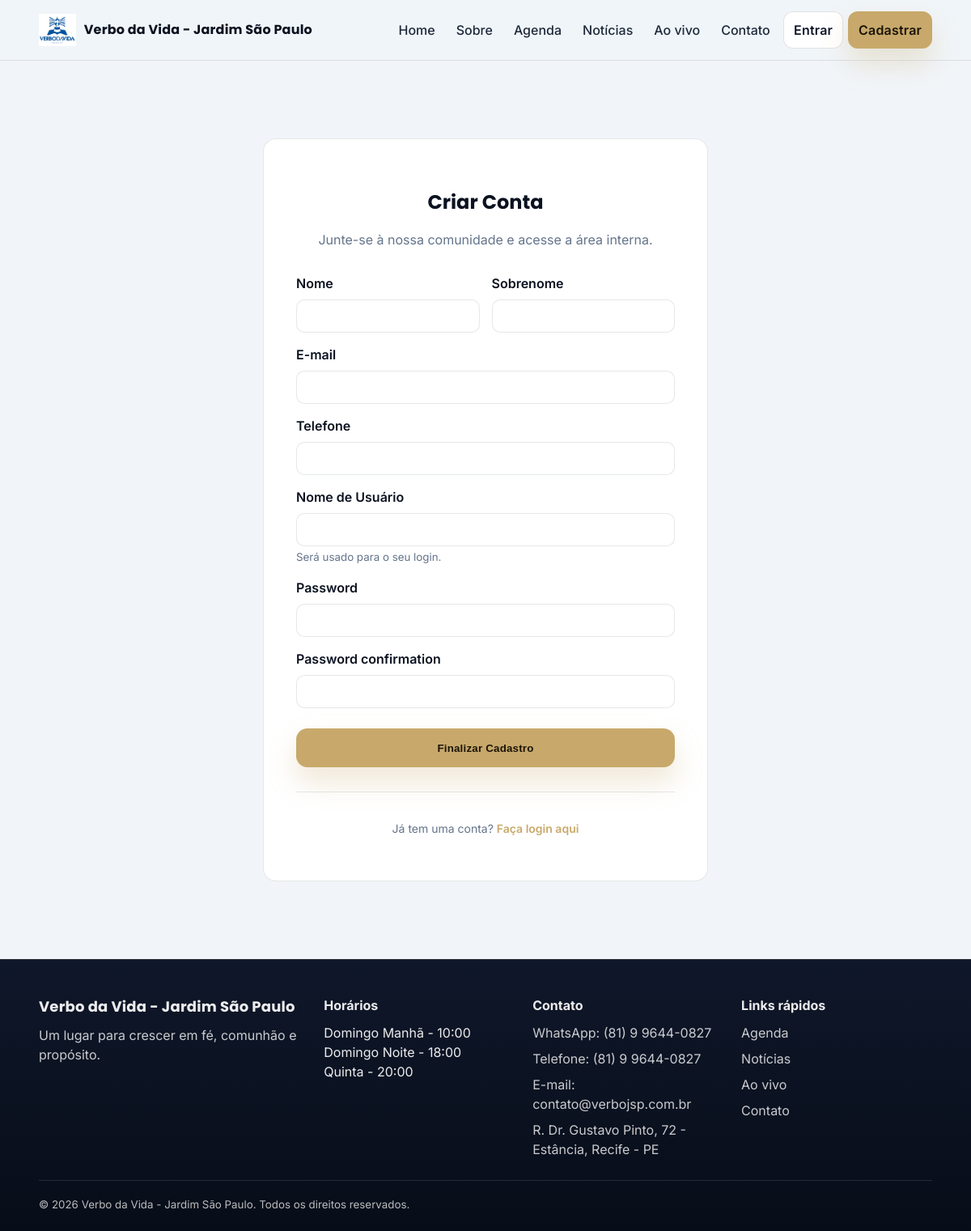
/usuarios/registro/, run on the app's committed database.
### core/models.py (models this page shows, shortened)
class SiteConfig(models.Model):
    nome_igreja = models.CharField(max_length=120, default="Verbo da Vida - Jardim São Paulo")
    Logo_img = models.ImageField("Logo", upload_to="logo/", blank=True, null=True)
    telefone = models.CharField("Telefone fixo", max_length=20, blank=True)
    whatsapp = models.CharField(
        "WhatsApp",
        max_length=20,
        blank=True,
        help_text="Ex: (81) 90000-0000",
    )
    email = models.EmailField("E-mail corporativo", blank=True)
    endereco = models.CharField(
        "Endereço completo",
        max_length=255,
        blank=True,
        help_text="Ex: R. Dr. Gustavo Pinto, 72 - Estância, Recife - PE, 50781-740",
    )
    instagram = models.URLField("Instagram", blank=True, help_text="Link completo do perfil")
    facebook = models.URLField("Facebook", blank=True, help_text="Link completo da página")
    texto_institucional = models.TextField(
        "Texto institucional curto",
        blank=True,
        help_text="Usado no rodapé ou banners pequenos. Exemplo: 'Um lugar para crescer em fé...'",
    )
    horarios_cultos = models.TextField(
        "Horários principais",
        blank=True,
        help_text="Exibidos na home e footer. Coloque um por linha. Ex: 'Domingo — 19:00'",
    )
    youtube_embed_url = models.URLField(
        "Link Ao Vivo (YouTube)",
        blank=True,
        help_text="Cole uma URL do YouTube nos formatos embed, watch ou youtu.be.",
    )
    hero_home = models.ImageField(
        "Hero da Home",
        upload_to="site/heroes/",
        blank=True,
        null=True,
        help_text="Imagem de fundo usada no topo da pagina inicial.",
    )
    hero_sobre = models.ImageField(
        "Hero do Sobre",
        upload_to="site/heroes/",
        blank=True,
        null=True,
        help_text="Imagem de fundo usada no topo da pagina Sobre.",
    )
    hero_agenda = models.ImageField(
        "Hero da Agenda",
        upload_to="site/heroes/",
        blank=True,
        null=True,
        help_text="Imagem de fundo usada no topo da pagina Agenda.",
    )
    hero_noticias = models.ImageField(
        "Hero das Noticias",
        upload_to="site/heroes/",
        blank=True,
        null=True,
        help_text="Imagem de fundo usada no topo da pagina de noticias.",
    )
    hero_ao_vivo = models.ImageField(
        "Hero do Ao Vivo",
        upload_to="site/heroes/",
        blank=True,
        null=True,
        help_text="Imagem de fundo usada no topo da pagina Ao Vivo.",
    )
    hero_contato = models.ImageField(
        "Hero do Contato",
        upload_to="site/heroes/",
        blank=True,
        null=True,
        help_text="Imagem de fundo usada no topo da pagina Contato.",
    )
    mapa_embed_url = models.URLField(
        "Link de incorporação do Google Maps",
        max_length=2000,
        blank=True,
        help_text="Cole a URL usada no iframe de incorporação do Google Maps.",
    )
    atualizado_em = models.DateTimeField(auto_now=True)
    class Meta:
        verbose_name = "Configuração do site"
        verbose_name_plural = "Configuração do site"

### usuarios/views.py (the view, shortened to what this page needs)
# urls.py: path("registro/", views.RegistroView.as_view(), name="registro"),
class RegistroView(FormView):
    template_name = "usuarios/registro.html"
    form_class = RegistroForm
    success_url = reverse_lazy("usuarios:dashboard")
    def dispatch(self, request, *args, **kwargs):
        if request.user.is_authenticated:
            return redirect("usuarios:dashboard")
        return super().dispatch(request, *args, **kwargs)

### usuarios/forms.py
class RegistroForm(UserCreationForm):
    first_name = forms.CharField(label="Nome", max_length=150, required=True)
    last_name = forms.CharField(label="Sobrenome", max_length=150, required=True)
    email = forms.EmailField(label="E-mail", required=True)
    telefone = forms.CharField(label="Telefone", max_length=20, required=False)
    class Meta(UserCreationForm.Meta):
        model = Usuario
        fields = UserCreationForm.Meta.fields + ("first_name", "last_name", "email", "telefone")
    def __init__(self, *args, **kwargs):
        super().__init__(*args, **kwargs)
        for field in self.fields:
            self.fields[field].widget.attrs.update({'class': 'form-control'})

### core/context_processors.py (called while the page is built)
def site_config(request):
    site, _ = SiteConfig.objects.get_or_create(id=1)
    return {
        "site": site
    }

### usuarios/context_processors.py (called while the page is built, shortened)
def internal_permissions(request):
    if not request.user.is_authenticated:
        return {
            "can_view_departamentos": False,
            "can_manage_departamentos": False,
            "can_manage_escalas": False,
            "can_view_infantil": False,
            "can_view_secretaria": False,
            "can_view_midia": False,
            "can_manage_eventos": False,
        }

### templates/usuarios/registro.html (shortened to what this page needs)
{% extends "base.html" %}
{% block content %}
<section class="section">
    <div class="container" style="max-width: 550px; margin: 40px auto;">
        <div style="background: white; padding: 40px; border-radius: var(--radius); border: 1px solid var(--border); shadow: var(--shadow);">
            <div style="text-align: center; margin-bottom: 30px;">
                <h1 style="font-family: 'Poppins', sans-serif; font-weight: 700; margin-bottom: 10px;">Criar Conta</h1>
                <p style="color: var(--muted);">Junte-se à nossa comunidade e acesse a área interna.</p>
            </div>
            <form method="post">
                <div style="display: grid; grid-template-columns: 1fr 1fr; gap: 15px;">
                    <div style="margin-bottom: 15px;">
                        <label for="{{ form.first_name.id_for_label }}" style="display: block; font-weight: 600; margin-bottom: 8px;">Nome</label>
                        {{ form.first_name }}
                    </div>
                    <div style="margin-bottom: 15px;">
                        <label for="{{ form.last_name.id_for_label }}" style="display: block; font-weight: 600; margin-bottom: 8px;">Sobrenome</label>
                        {{ form.last_name }}
                    </div>
                </div>
                <div style="margin-bottom: 15px;">
                    <label for="{{ form.email.id_for_label }}" style="display: block; font-weight: 600; margin-bottom: 8px;">E-mail</label>
                    {{ form.email }}
                </div>
                <div style="margin-bottom: 15px;">
                    <label for="{{ form.telefone.id_for_label }}" style="display: block; font-weight: 600; margin-bottom: 8px;">Telefone</label>
                    {{ form.telefone }}
                </div>
                <div style="margin-bottom: 15px;">
                    <label for="{{ form.username.id_for_label }}" style="display: block; font-weight: 600; margin-bottom: 8px;">Nome de Usuário</label>
                    {{ form.username }}
                    <small style="color: var(--muted);">Será usado para o seu login.</small>
                </div>
                {% for field in form %}
                    {% if field.name == 'password1' or field.name == 'password2' %}
                    <div style="margin-bottom: 15px;">
                        <label for="{{ field.id_for_label }}" style="display: block; font-weight: 600; margin-bottom: 8px;">{{ field.label }}</label>
                        {{ field }}
                    </div>
                    {% endif %}
                {% endfor %}
                <button type="submit" class="btn btn--primary" style="width: 100%; height: 48px; margin-top: 10px;">
                    Finalizar Cadastro
                </button>
            </form>
            <div style="text-align: center; margin-top: 30px; padding-top: 20px; border-top: 1px solid var(--border);">
                <p style="color: var(--muted); font-size: 14px;">
                    Já tem uma conta?
                    <a href="{% url 'usuarios:login' %}" style="color: var(--accent); font-weight: 600;">Faça login aqui</a>
                </p>
            </div>
        </div>
    </div>
</section>
{% endblock %}

### templates/base.html (shortened to what this page needs)
{% load static %}
<!doctype html>
<html lang="pt-br">
  <head>
    <link rel="stylesheet" href="{% static 'css/styles.css' %}" />
  </head>
  <body class="page">
    <header class="header">
      <div class="container header__inner">
        <a class="logo" href="{% url 'core:home' %}">
          {% if site.Logo_img %}
            <img src="{{ site.Logo_img.url }}" alt="Logo" class="logo__img" />
          {% else %}
            <span class="logo__mark"></span>
          {% endif %}
          <span class="logo__text">{{ site.nome_igreja|default:"Portal" }}</span>
        </a>
        <nav class="nav" aria-label="Navegação principal">
          <a class="nav__link" href="{% url 'core:home' %}">Home</a>
          <a class="nav__link" href="{% url 'core:sobre' %}">Sobre</a>
          <a class="nav__link" href="{% url 'eventos:agenda' %}">Agenda</a>
          <a class="nav__link" href="{% url 'noticias:lista' %}">Notícias</a>
          <a class="nav__link" href="{% url 'core:ao_vivo' %}">Ao vivo</a>
          <a class="nav__link" href="{% url 'core:contato' %}">Contato</a>
          {% if user.is_authenticated %}
            <a class="btn btn--soft btn--sm" href="{% url 'usuarios:dashboard' %}">Painel</a>
          {% else %}
            <a class="btn btn--outline btn--sm" href="{% url 'usuarios:login' %}">Entrar</a>
            <a class="btn btn--primary btn--sm" href="{% url 'usuarios:registro' %}">Cadastrar</a>
          {% endif %}
        </nav>
      </div>
    </header>
    <main>
      {% block content %}{% endblock %}
    </main>
    <footer class="footer">
      <div class="container footer__grid">
        <div class="footer__col">
          <div class="footer__brand">{{ site.nome_igreja|default:"Portal" }}</div>
          <p class="footer__text">
            {{ site.texto_institucional|default:"Um lugar para crescer em fé, comunhão e propósito." }}
          </p>
        </div>
        <div class="footer__col">
          <div class="footer__title">Horários</div>
          <div class="footer__text" style="color: var(--text-muted);">
            {{ site.horarios_cultos|default:"Domingo — 09:00\nDomingo — 19:00\nQuarta — 20:00"|linebreaksbr }}
          </div>
        </div>
        <div class="footer__col">
          <div class="footer__title">Contato</div>
          <ul class="footer__list">
            {% if site.whatsapp %}<li>WhatsApp: {{ site.whatsapp }}</li>{% endif %}
            {% if site.telefone %}<li>Telefone: {{ site.telefone }}</li>{% endif %}
            {% if site.email %}<li>E-mail: {{ site.email }}</li>{% endif %}
            {% if site.endereco %}<li>{{ site.endereco }}</li>{% endif %}
          </ul>
        </div>
        <div class="footer__col">
          <div class="footer__title">Links rápidos</div>
          <ul class="footer__list">
            <li><a class="footer__link" href="{% url 'eventos:agenda' %}">Agenda</a></li>
            <li><a class="footer__link" href="{% url 'noticias:lista' %}">Notícias</a></li>
            <li><a class="footer__link" href="{% url 'core:ao_vivo' %}">Ao vivo</a></li>
            <li><a class="footer__link" href="{% url 'core:contato' %}">Contato</a></li>
          </ul>
        </div>
      </div>
      <div class="container footer__bottom">
        <small>© {% now "Y" %} {{ site.nome_igreja|default:"Portal" }}. Todos os direitos reservados.</small>
      </div>
    </footer>
  </body>
</html>

### static/css/styles.css (style rules this page uses)
:root { --primary: #0f172a; --secondary: #1e293b; --bg: #f1f5f9; --white: #ffffff; --accent: #c8a96b; --text: #0b1220; --muted: #64748b; --border: rgba(15, 23, 42, 0.1); --radius: 16px; --shadow: 0 10px 30px rgba(2, 6, 23, 0.08); --shadow-sm: 0 8px 18px rgba(2, 6, 23, 0.1); --container: 1120px; --ui-h1: clamp(28px, 3.2vw, 32px); --ui-h2: clamp(22px, 2.2vw, 24px); --ui-h3: clamp(18px, 1.9vw, 20px); --ui-body: 15px; --ui-small: 13px; --ui-micro: 12px; }
* { box-sizing: border-box; }
html, body { height: 100%; }
body { margin: 0; background: var(--bg); color: var(--text); font-family: Inter, system-ui, -apple-system, Segoe UI, Roboto, Arial, sans-serif; line-height: 1.5; }
a { color: inherit; text-decoration: none; }
.container { width: min(var(--container), 92%); margin: 0 auto; }
.header { position: sticky; top: 0; z-index: 50; background: rgba(241, 245, 249, 0.8); backdrop-filter: blur(10px); border-bottom: 1px solid var(--border); }
.header__inner { padding: 14px 0; display: flex; align-items: center; justify-content: space-between; gap: 18px; }
.logo { display: flex; align-items: center; gap: 10px; }
.logo__img { height: 40px; width: auto; object-fit: contain; }
.logo__text { font-family: Poppins, Inter, system-ui, sans-serif; font-weight: 700; letter-spacing: 0.2px; }
.nav { display: flex; align-items: center; gap: 6px; flex-wrap: wrap; justify-content: flex-end; }
.nav__link { padding: 8px 10px; border-radius: 12px; color: var(--secondary); font-weight: 500; }
.btn { display: inline-flex; align-items: center; justify-content: center; gap: 10px; padding: 12px 16px; border-radius: 14px; border: 1px solid transparent; font-weight: 600; letter-spacing: 0.2px; transition: transform 0.18s ease, box-shadow 0.18s ease, background 0.18s ease, border-color 0.18s ease, color 0.18s ease, opacity 0.18s ease; user-select: none; cursor: pointer; will-change: transform; }
.btn--primary { background: var(--accent); color: #1b1407; box-shadow: 0 18px 34px rgba(200, 169, 107, 0.28); }
.btn--sm { padding: 10px 12px; border-radius: 12px; }
.btn--outline { background:#fff; border-color: rgba(15, 23, 42, 0.12); color: var(--primary); }
.section { padding: 56px 0; }
.footer { background: linear-gradient(180deg, var(--primary), #070d18); color: rgba(255, 255, 255, 0.92); border-top: 1px solid rgba(255, 255, 255, 0.12); padding: 44px 0 22px; }
.footer__grid { display: grid; grid-template-columns: 1.4fr 1fr 1fr 1fr; gap: 22px; }
.footer__brand { font-family: Poppins, Inter, system-ui, sans-serif; font-weight: 700; letter-spacing: 0.2px; font-size: 18px; }
.footer__text { margin: 10px 0 0; color: rgba(255, 255, 255, 0.78); }
.footer__title { font-weight: 700; margin-bottom: 10px; }
.footer__list { list-style: none; padding: 0; margin: 0; display: grid; gap: 8px; color: rgba(255, 255, 255, 0.78); }
.footer__link { color: rgba(255, 255, 255, 0.78); }
.footer__bottom { margin-top: 26px; padding-top: 16px; border-top: 1px solid rgba(255, 255, 255, 0.12); color: rgba(255, 255, 255, 0.72); }
.form-control { width: 100%; padding: 12px 14px; border-radius: 12px; border: 1px solid rgba(15, 23, 42, 0.12); background: var(--white); font-family: inherit; font-size: 15px; color: var(--text); transition: border-color .14s ease, box-shadow .14s ease; }

### templates/usuarios/registro.html (style rules this page uses)
.form-control { width: 100%; padding: 10px 14px; border-radius: 10px; border: 1px solid var(--border); font-family: inherit; font-size: 15px; transition: border-color 0.2s; }

### data on the page
SiteConfig: Logo_img (picture), nome_igreja "Verbo da Vida - Jardim São Paulo", texto_institucional "Um lugar para crescer em fé, comunhão e propósito.", horarios_cultos "Domingo Manhã - 10:00 Domingo Noite - 18:00 Quinta - 20:00", whatsapp "(81) 9 9644-0827", telefone "(81) 9 9644-0827", email "contato@verbojsp.com.br", endereco "R. Dr. Gustavo Pinto, 72 - Estância, Recife - PE"

### other printed values
{{ field.label }} "Password" "Password confirmation"
